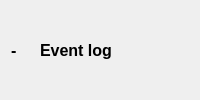
            <widget class="QWidget" name="log_cur_page">
             <layout class="QHBoxLayout" name="horizontalLayout_43">
              <item>
               <widget class="QLabel" name="lbl_log_cur_page_">
                <property name="sizePolicy">
                 <sizepolicy hsizetype="Preferred" vsizetype="Preferred">
                  <horstretch>0</horstretch>
                  <verstretch>0</verstretch>
                 </sizepolicy>
                </property>
                <property name="font">
                 <font>
                  <pointsize>12</pointsize>
                  <weight>75</weight>
                  <bold>true</bold>
                 </font>
                </property>
                <property name="text">
                 <string>- </string>
                </property>
                <property name="alignment">
                 <set>Qt::AlignCenter</set>
                </property>
               </widget>
              </item>
              <item>
               <widget class="QLabel" name="lbl_log_cur_page_icon">
                <property name="sizePolicy">
                 <sizepolicy hsizetype="Maximum" vsizetype="Preferred">
                  <horstretch>0</horstretch>
                  <verstretch>0</verstretch>
                 </sizepolicy>
                </property>
                <property name="text">
                 <string/>
                </property>
               </widget>
              </item>
              <item>
               <widget class="QLabel" name="lbl_log_cur_page_header">
                <property name="font">
                 <font>
                  <pointsize>12</pointsize>
                  <weight>75</weight>
                  <bold>true</bold>
                 </font>
                </property>
                <property name="text">
                 <string>Event log</string>
                </property>
                <property name="scaledContents">
                 <bool>false</bool>
                </property>
               </widget>
              </item>
              <item>
               <spacer name="horizontalSpacer_16">
                <property name="orientation">
                 <enum>Qt::Horizontal</enum>
                </property>
                <property name="sizeHint" stdset="0">
                 <size>
                  <width>40</width>
                  <height>20</height>
                 </size>
                </property>
               </spacer>
              </item>
             </layout>
            </widget>
